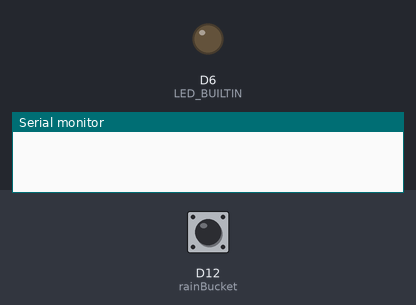
Bench run of a sketch on a simulated Arduino MKR. On the bench: output pins drawn as LEDs (lit = HIGH), the last lines printed to the serial monitor. Inputs (shaded band) come from the test bench; at power-on: D12 (rainBucket) HIGH. The local clock reads 2024-03-15 10:24:30 at power-on unless the sketch sets it.

Above: at 1.2 s.
1.3 s: D12 (rainBucket) pulled LOW for 1 s
At 1.8 s:
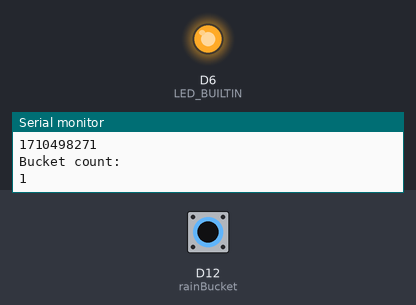
4.3 s: D12 (rainBucket) pulled LOW for 3.2 s
At 8.9 s:
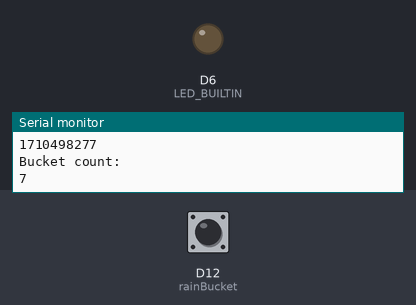
Timing chart, 0 to 10.4 s (numbered marks = the images above; inputs shaded):
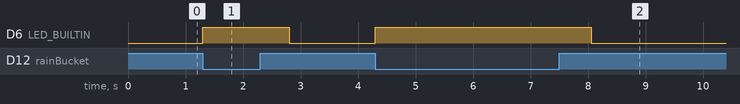

The sketch:

rainBucketSerialTest.ino
```cpp
//Import libraries
#include <RTCZero.h>
#include "RTClib.h"

//Define pins
const int rainBucket = 12;
const int chipSelect = 4; //pin for built-in SD card on M0

RTCZero rtc_samd; //built-in Real-Time Clock for time tracking

//Define global variables
volatile int bucketCounter = 0; //will be used to count the number of bucket tips
unsigned long epochFirstBucket; //Track time of first rain event
unsigned long epochNow; //Track current time

void setup() {
  Serial.begin(115200);
  rtc_samd.begin(); //Initialize RTC

  //Pin mode assignment
  pinMode(LED_BUILTIN, OUTPUT);
  pinMode(rainBucket, INPUT_PULLUP);

  digitalWrite(LED_BUILTIN, LOW); //turn off built in LED

}

void loop() {
    if(digitalRead(rainBucket) == LOW){
      digitalWrite(LED_BUILTIN, HIGH);
      epochFirstBucket = rtc_samd.getEpoch();
      Serial.println("Time first rain:");
      Serial.println(epochFirstBucket);
      bucketCounter++;
      Serial.println("Bucket count:");
      Serial.println(bucketCounter);

    delay(750); //Debouncing delay
    digitalWrite(LED_BUILTIN, LOW);
    }

}
```

Measured:
- after the input at 1.3 s, D6 (LED_BUILTIN): LOW → HIGH at once, → LOW 1.5 s later
- after the input at 4.3 s, D6 (LED_BUILTIN): LOW → HIGH at once, → LOW 3.8 s later
